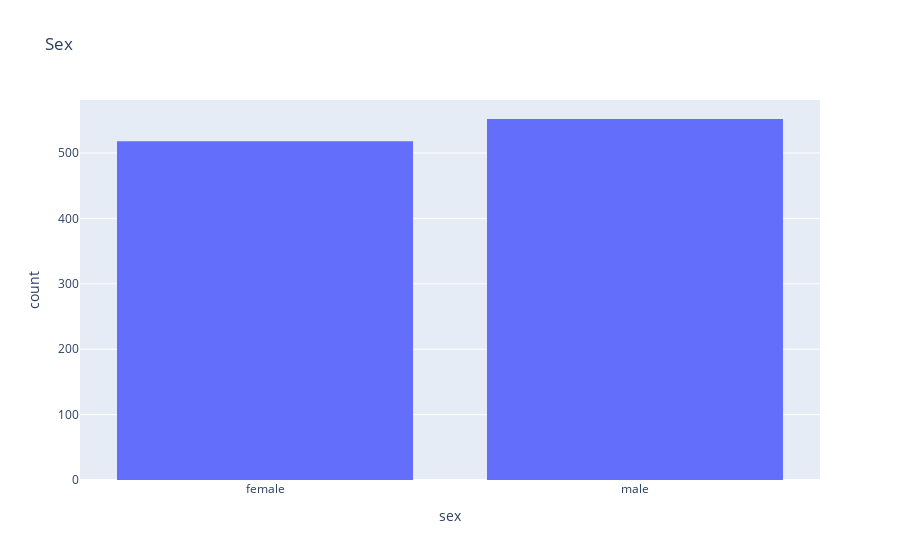

This figure's notebook cell:
### Markdown cell above
### Sex

### Code cell
px.histogram(charges_df, x='sex', title='Sex')

### Figure 1 — Plotly figure (JSON) as saved in the notebook; plotly's stock layout.template omitted (floating-point values rounded to 4 significant figures; data arrays with more than 128 entries replaced by an {"elided": "..."} marker saying what was removed)
{"data": [{"alignmentgroup": "True", "bingroup": "x", "hovertemplate": "sex=%{x}<br>count=%{y}<extra></extra>", "legendgroup": "", "marker": {"color": "#636efa", "pattern": {"shape": ""}}, "name": "", "offsetgroup": "", "orientation": "v", "showlegend": false, "type": "histogram", "x": {"elided": "1070 str values"}, "xaxis": "x", "yaxis": "y"}], "layout": {"barmode": "relative", "legend": {"tracegroupgap": 0}, "title": {"text": "Sex"}, "xaxis": {"anchor": "y", "domain": [0, 1], "title": {"text": "sex"}}, "yaxis": {"anchor": "x", "domain": [0, 1], "title": {"text": "count"}}}}
